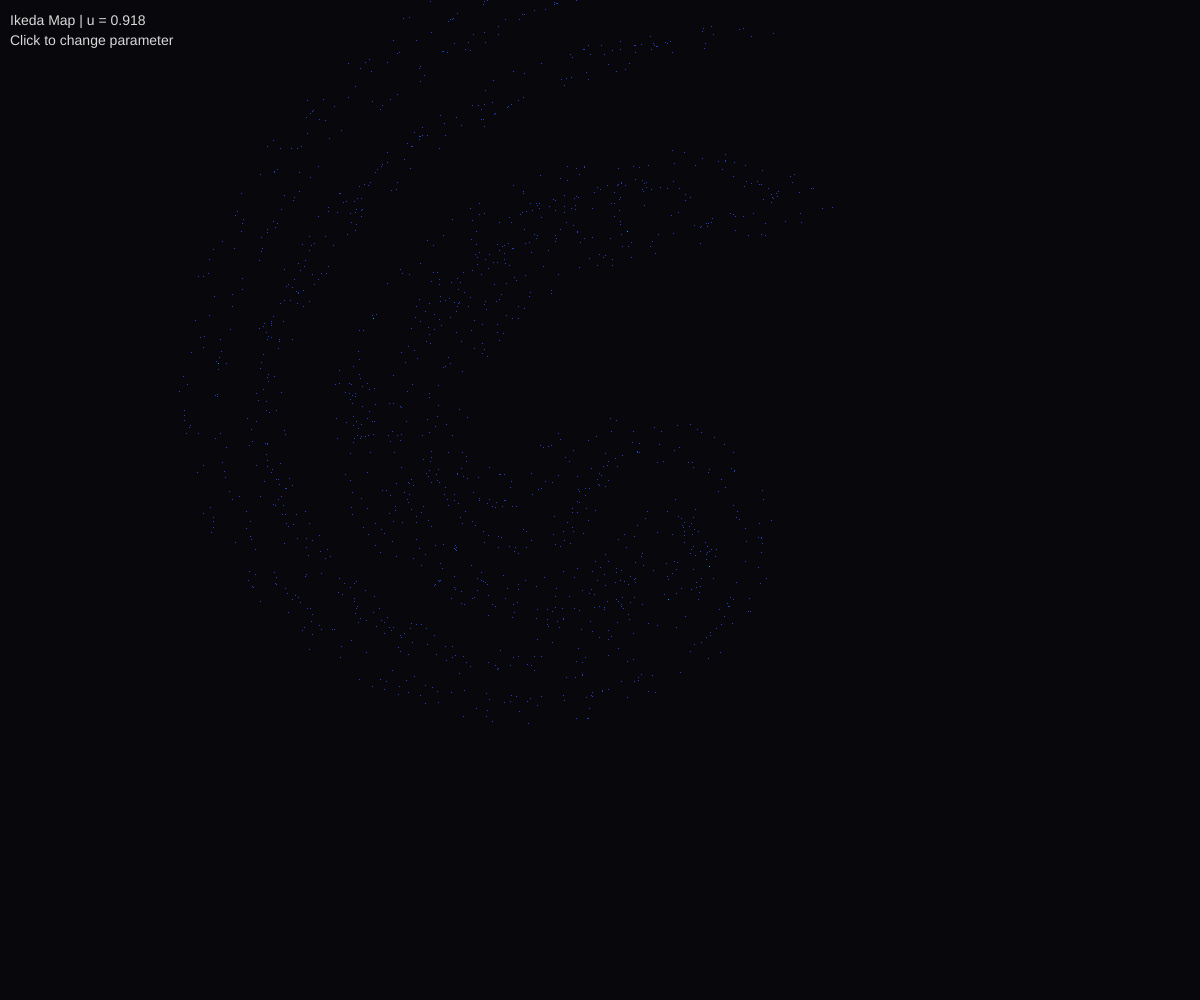
Frame 1 (no input)
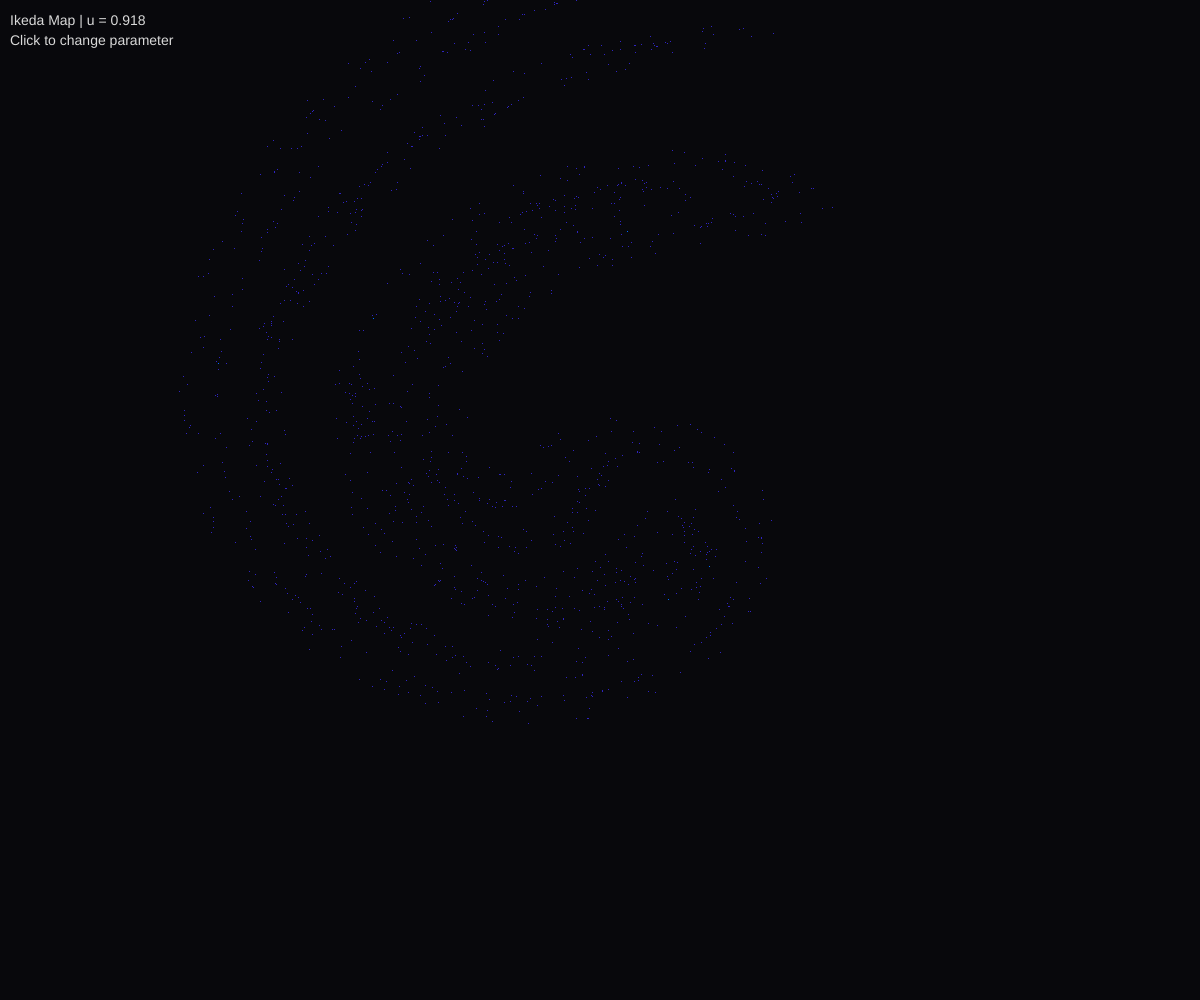
Frame 60 (no input)
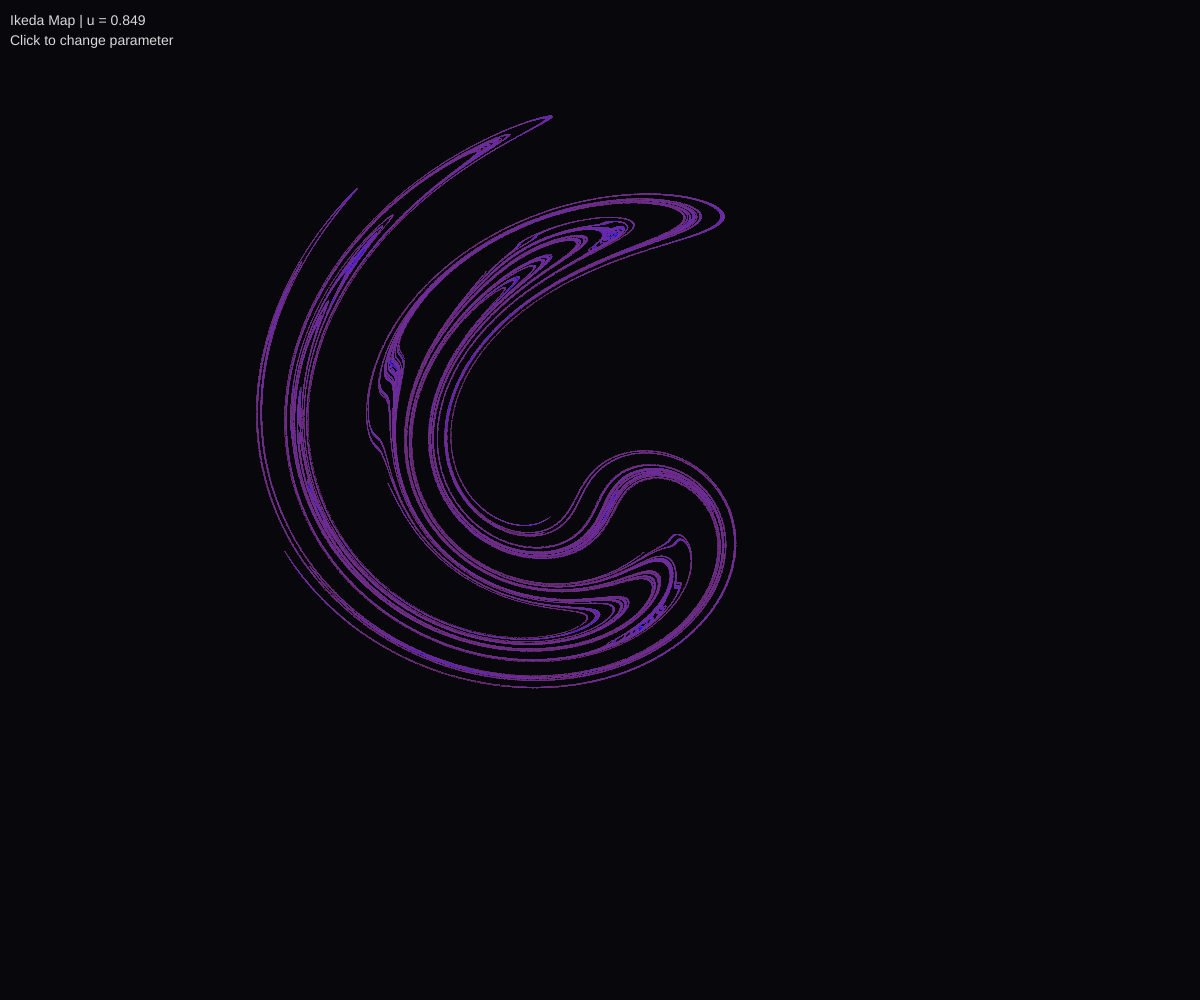
Frame 120 (the mouse pressed at the canvas centre since frame 60)

The p5.js sketch that drew these frames (run headless with seeded random() and noise() and a simulated clock; from frame 60 on, the mouse is pressed at the canvas centre):

// p5.js sketch
// ── sketch.js
// Ikeda Map
// From laser physics - models light in a ring cavity
// x' = 1 + u*(x*cos(t) - y*sin(t))
// y' = u*(x*sin(t) + y*cos(t))
// where t = 0.4 - 6/(1 + x^2 + y^2)

let u = 0.918; // Control parameter
let density;
let maxDensity = 1;
let time = 0;

function setup() {
  createCanvas(windowWidth, windowHeight);
  colorMode(HSB, 360, 100, 100, 100);
  pixelDensity(1);

  density = new Float32Array(width * height);
  generateAttractor();
}

function generateAttractor() {
  density.fill(0);
  maxDensity = 1;

  let iterations = 500000;

  // Start from multiple initial conditions
  for (let start = 0; start < 10; start++) {
    let x = random(-1, 1);
    let y = random(-1, 1);

    for (let i = 0; i < iterations / 10; i++) {
      // Ikeda map equations
      let t = 0.4 - 6 / (1 + x * x + y * y);
      let cosT = cos(t);
      let sinT = sin(t);

      let xNew = 1 + u * (x * cosT - y * sinT);
      let yNew = u * (x * sinT + y * cosT);

      x = xNew;
      y = yNew;

      if (i < 100) continue;

      // Map to screen (centered around attractor)
      let px = floor(map(x, -1, 3, 0, width));
      let py = floor(map(y, -2, 2, 0, height));

      if (px >= 0 && px < width && py >= 0 && py < height) {
        let idx = px + py * width;
        density[idx]++;
        if (density[idx] > maxDensity) maxDensity = density[idx];
      }
    }
  }
}

function draw() {
  background(220, 30, 5);

  loadPixels();

  let logMax = log(maxDensity + 1);

  for (let i = 0; i < width * height; i++) {
    if (density[i] > 0) {
      let val = log(density[i] + 1) / logMax;
      let hue = (280 - val * 80 + time * 15) % 360;
      let sat = 50 + val * 50;
      let bri = pow(val, 0.6) * 100;

      let c = color(hue, sat, bri);
      let idx = i * 4;
      pixels[idx] = red(c);
      pixels[idx + 1] = green(c);
      pixels[idx + 2] = blue(c);
      pixels[idx + 3] = 255;
    } else {
      let idx = i * 4;
      pixels[idx] = 8;
      pixels[idx + 1] = 8;
      pixels[idx + 2] = 12;
      pixels[idx + 3] = 255;
    }
  }

  updatePixels();

  time += deltaTime / 1000;

  fill(0, 0, 85);
  noStroke();
  textSize(14);
  text(`Ikeda Map | u = ${u.toFixed(3)}`, 10, 25);
  text("Click to change parameter", 10, 45);
}

function mousePressed() {
  u = random(0.8, 0.95);
  generateAttractor();
}

function windowResized() {
  resizeCanvas(windowWidth, windowHeight);
  density = new Float32Array(width * height);
  generateAttractor();
}
